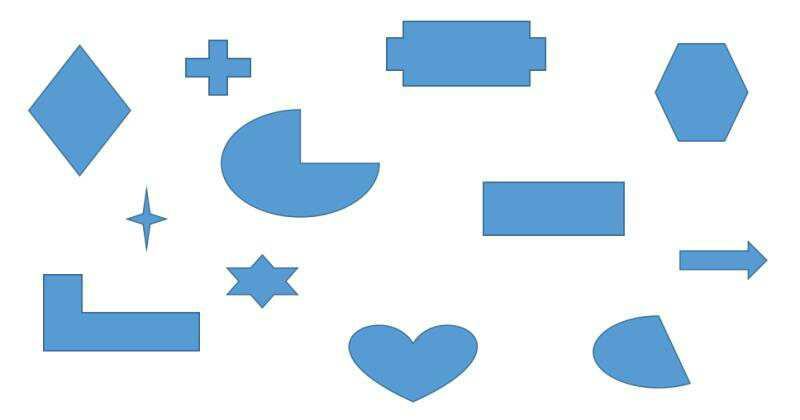
#> input picture utils/items.jpg, 800 x 420 px
$ python itemsCheck.py
#> lines starting #> are read from the running program, lines starting #| are printed output that depends on the picture; after the words box and inside, x2 and y2 are one past the last pixel; in counts of white or black regions, pixels touching at a corner belong together
#!/usr/bin/env python
# -*- coding: utf-8 -*-
# @Time    : 2017/5/3 下午5:13
# @Author  : mrlittlepig
# @Site    : www.mrlittlepig.xyz
# @File    : itemsCheck.py
# @Software: PyCharm Community Edition

import numpy
import cv2
from PIL import Image


image_dir = './items.jpg'

# 灰度打开
image = Image.open(image_dir).convert('L')
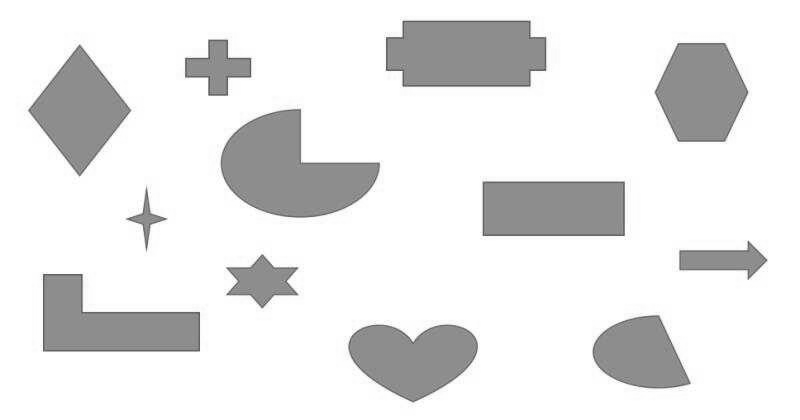
#> image: PIL image 800x420 L; min 74, max 255, mean 231.2
img_ndarray = numpy.asarray(image, dtype='float32')
shape = img_ndarray.shape
#> shape = (420, 800)

# 二值化
for r in range(shape[0]):
    for c in range(shape[1]):
        if img_ndarray[r][c] <= 195:
            img_ndarray[r][c] = 0
        else:
            img_ndarray[r][c] = 255
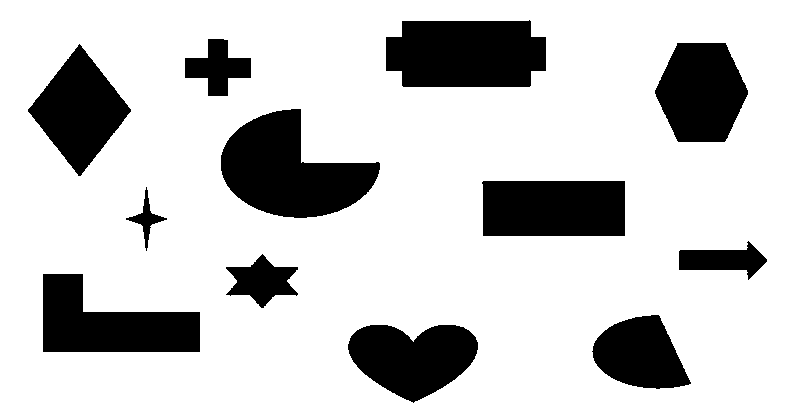
#> img_ndarray: shape (420, 800) float32; 79.8% white; 12 black regions, largest, box (x1, y1, x2, y2) and area: (221, 109, 380, 218) 10269, (386, 20, 546, 87) 9567, (482, 181, 625, 236) 7812


# 计算连通域
img = cv2.imread(image_dir)
#> (the run stopped early here; a loop or call above may not have finished)
